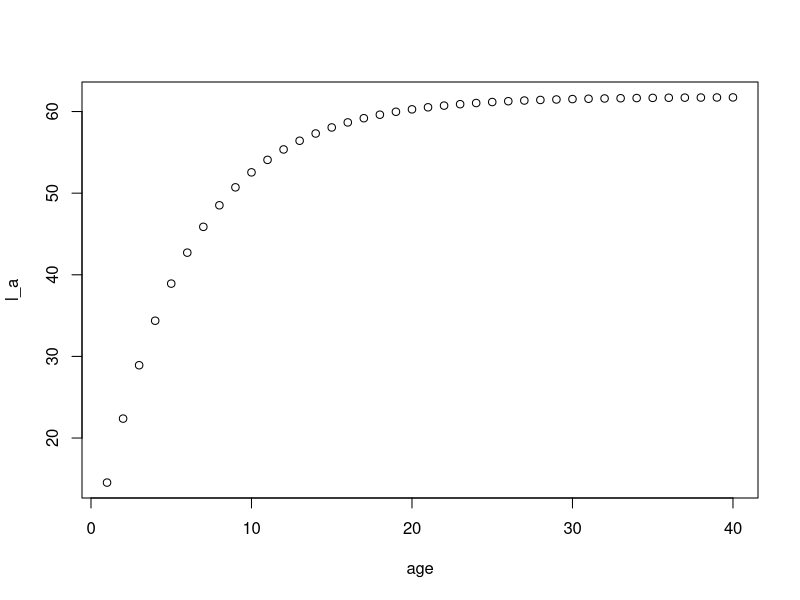
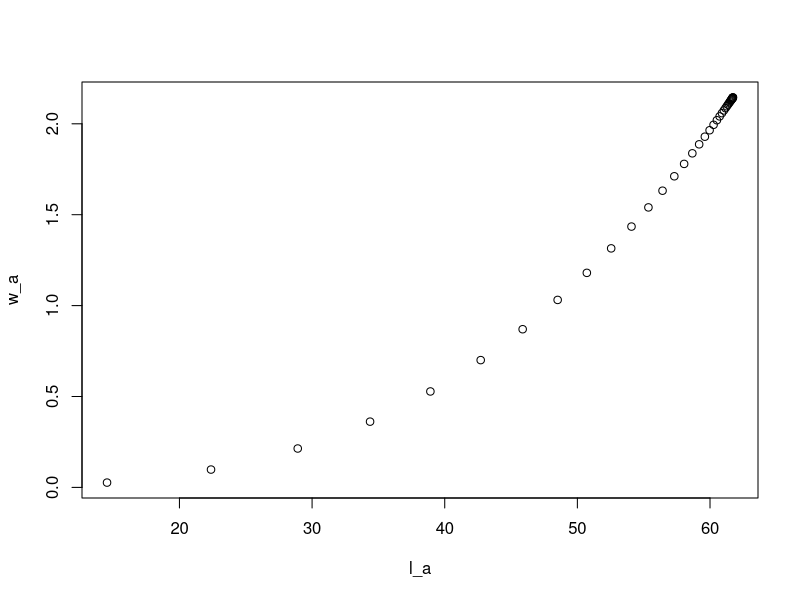
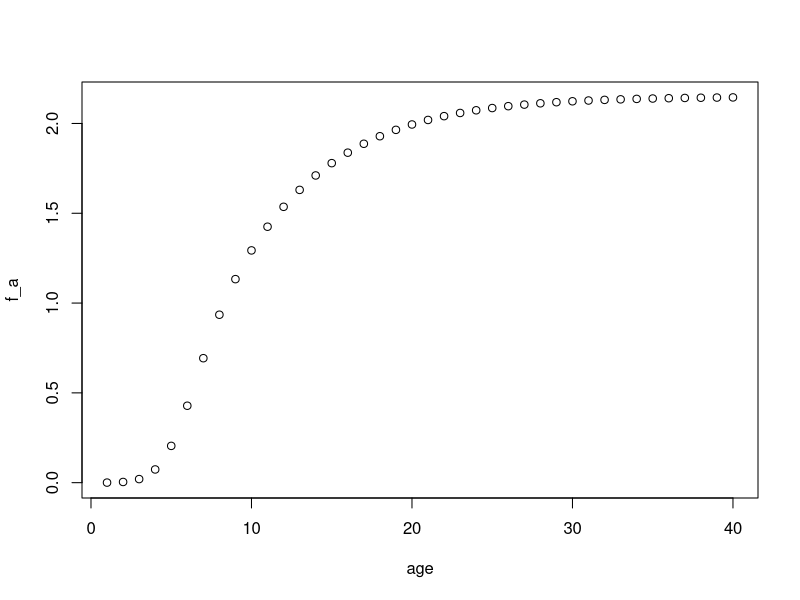
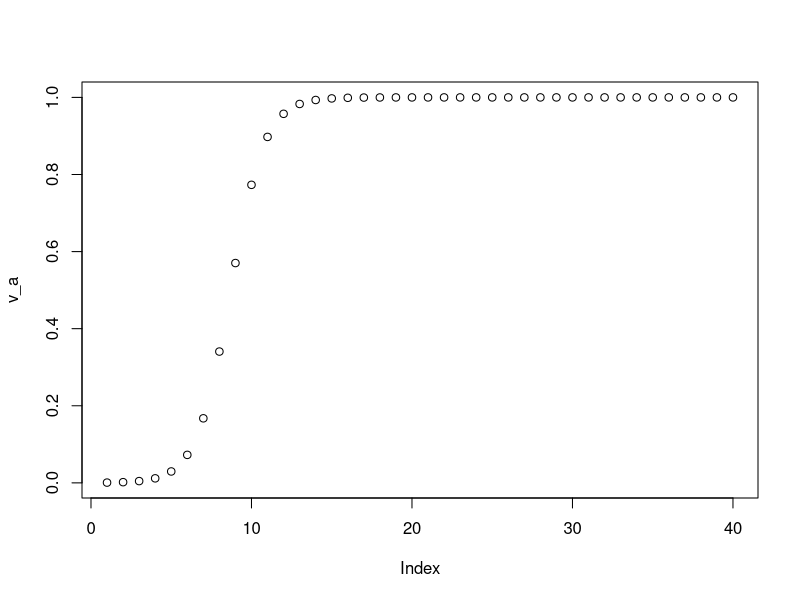
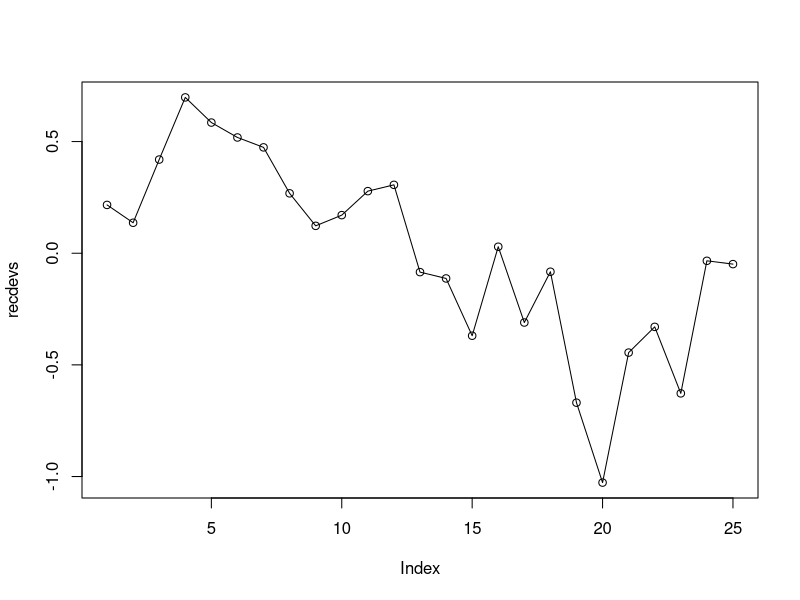
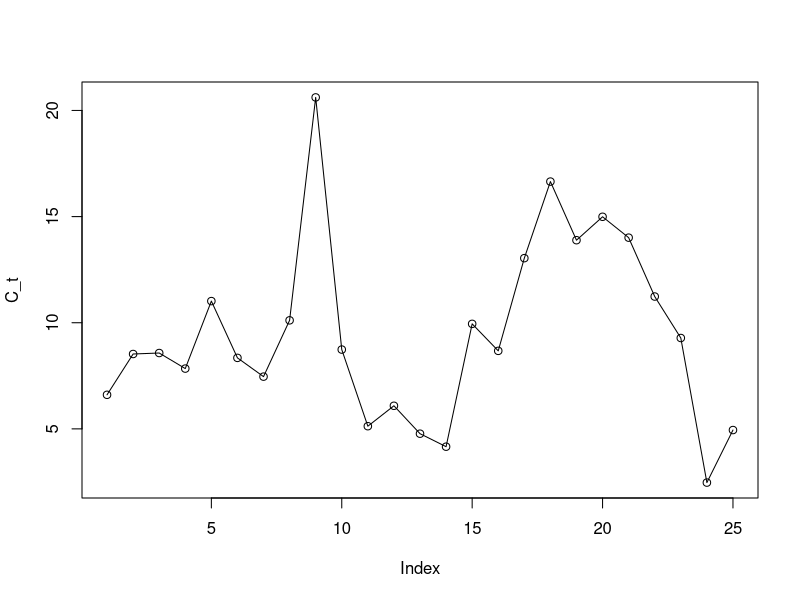
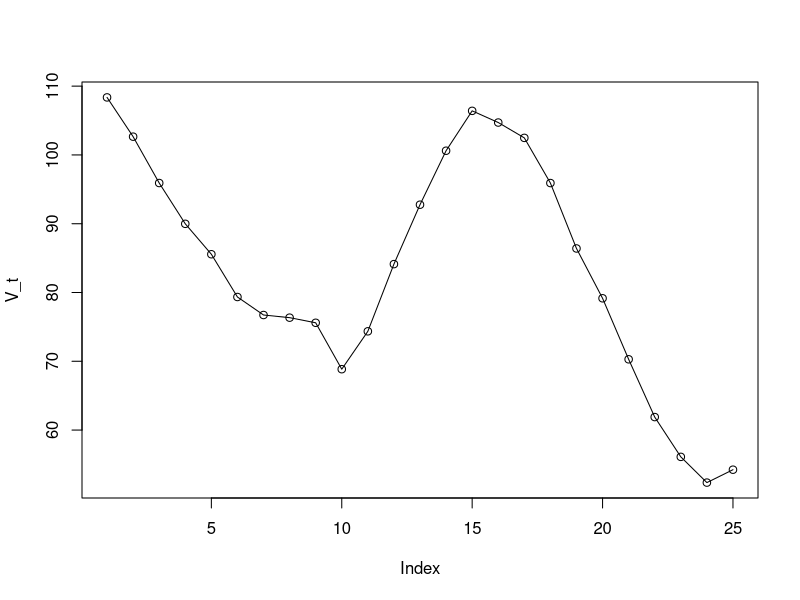
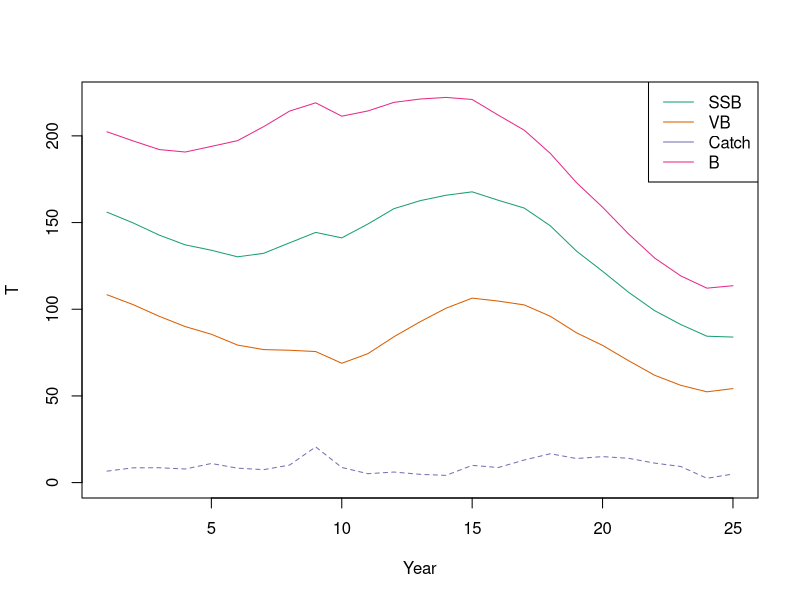

Here is the R script that generated these plots, in order:
N_t <- length(seq(1997, 2021))
N_a <- 40

M <- 0.2
lw_a <- 0.0000076
lw_b <- 3.0515274

lw_a <- exp(-11.77)
lw_b <- 3.04
k <- 0.1815
t0 <- -0.4789
linf <- 61.77

age50 <- 5.56
sd50 <- 0.91

age <- 1:N_a

l_a <- linf * (1 - exp(-k * (age - t0))) # G17
plot(age, l_a)

w_a <- lw_a * l_a^lw_b # G18
plot(l_a, w_a)

mat_a <- plogis(age, 5.5, 1/0.91) # FIXME 'scale'
f_a <- w_a * mat_a
plot(age, f_a)

freezer <- c(
  0.000000000000774678, 0.000000000000723788, 0.0000000000008278765,
  0.001336905, 0.00039389, 0.000669733, 0.0002219715, 0.000005693365,
  0.0245305, 0.05421945, 0.0171112, 0.0286268, 0.00002605795, 0.002070115,
  0.0376067, 0.0415481, 0.09910165, 0.1635095, 0.1490125, 0.1706155,
  0.175452, 0.1784755, 0.1530835, 0.02461195, 0.06330635
)

shoreside <- c(
  0.0691955, 0.095285, 0.102809, 0.0987223, 0.1504135, 0.1209875,
  0.1117555, 0.15482, 0.31474, 0.092989, 0.0609828, 0.05350525,
  0.05793275, 0.044355, 0.06985625, 0.05331015, 0.0497313, 0.0440276,
  0.04182915, 0.05743625, 0.06577925, 0.0391806, 0.04350635, 0.02848705,
  0.0414128
)

F_both <- freezer + shoreside
# F_both <- F_both
F_ta <- matrix(nrow = N_t, ncol = N_a)
for (a in 1:N_a) {
  F_ta[, a] <- F_both
}

# Table 6 freezer trawlers female selectivity
a_hat <- 7.97
gamma_hat <- 1.02

# shoreside
a_hat <- 8.7
gamma_hat <- 1.06
v_a <- 1 / (1 + exp(-(age - a_hat) / gamma_hat))
plot(v_a)

Z_ta <- matrix(nrow = N_t, ncol = N_a)
for (t in 1:N_t) {
  for (a in 1:N_a) {
    Z_ta[t, a] <- M + F_ta[t, a] * v_a[a]
  }
}

R_bar <- 63.1 # table 6 rbar init
N_ta <- matrix(nrow = N_t, ncol = N_a)

recdevs <- c(
  0.2163865, 0.1364665, 0.4195205, 0.697793, 0.585176, 0.5183845,
  0.474046, 0.268234, 0.1226545, 0.170575, 0.2780495, 0.3062655,
  -0.0846347, -0.1129565, -0.369483, 0.02906495, -0.310351, -0.0828904,
  -0.669309, -1.02718, -0.44503, -0.32971, -0.6275755, -0.0339801,
  -0.0487646
)
plot(recdevs, type = "o")

N_ta[, 1] <- R_bar * exp(recdevs)
for (t in 1) {
  for (a in 2:N_a) {
    N_ta[t, a] <- R_bar * exp(0) * exp(-M)^(a - 1)
    # should be exp(recdevs[t - a]) but just using mean recdevs
  }
}

for (t in 2:N_t) {
  for (a in 2:N_a) {
    N_ta[t, a] <- N_ta[t - 1, a - 1] * exp(-Z_ta[t - 1, a - 1])
  }
}

C_ta <- matrix(nrow = N_t, ncol = N_a)
for (t in 1:N_t) {
  for (a in 1:N_a) {
    C_ta[t, a] <- (N_ta[t, a] * w_a[a] * F_ta[t, a] *
      v_a[a] * (1 - exp(-Z_ta[t, a]))) / Z_ta[t, a]
  }
}

C_t <- apply(C_ta, 1, sum)
plot(C_t, type = "o")

V_ta <- matrix(nrow = N_t, ncol = N_a)

lambda <- 0
for (t in 1:N_t) {
  for (a in 1:N_a) {
    V_ta[t, a] <- N_ta[t, a] *
      exp(-lambda * Z_ta[t, a]) * v_a[a] * w_a[a]
  }
}

V_t <- apply(V_ta, 1, sum)
plot(V_t, type = "o")

SSB_ta <- matrix(nrow = N_t, ncol = N_a)
for (t in 1:N_t) {
  for (a in 1:N_a) {
    SSB_ta[t, a] <- N_ta[t, a] * f_a[a]
  }
}
SSB_t <- apply(SSB_ta, 1, sum)

B_ta <- matrix(nrow = N_t, ncol = N_a)
for (t in 1:N_t) {
  for (a in 1:N_a) {
    B_ta[t, a] <- N_ta[t, a] * w_a[a]
  }
}
B_t <- apply(B_ta, 1, sum)

SSB_t <- apply(SSB_ta, 1, sum)

cols <- RColorBrewer::brewer.pal(4, "Dark2")

plot(1:N_t, SSB_t,
  type = "l", ylab = "T", xlab = "Year",
  ylim = c(0, max(B_t)), col = cols[1]
)
lines(1:N_t, V_t, col = cols[2], lty = 1)
lines(1:N_t, C_t, col = cols[3], lty = 2)
lines(1:N_t, B_t, col = cols[4], lty = 1)
legend("topright",
  legend = c("SSB", "VB", "Catch", "B"),
  lty = c(1, 1, 1, 1), col = cols
)
